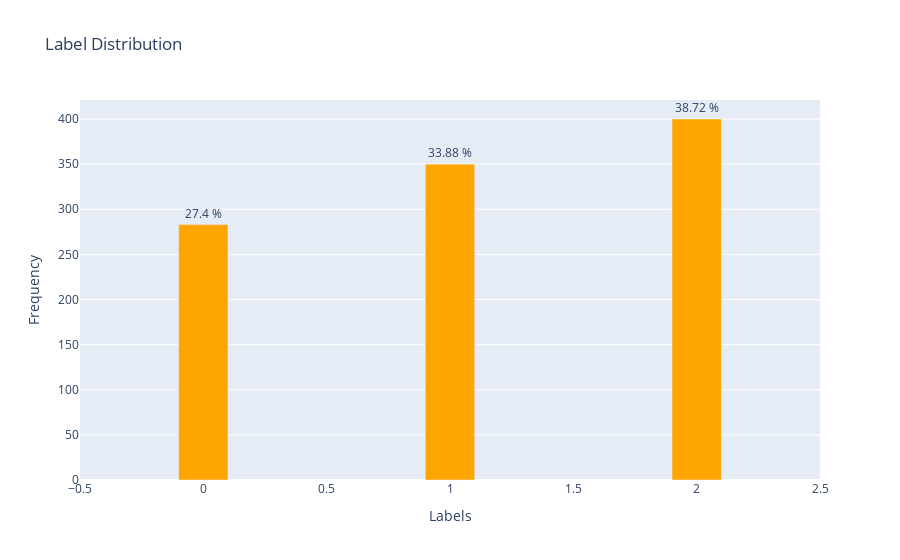

Write notebook code for a chart like this one.
### Code cell
# label_distribution = df['label'].apply(lambda x: len(tokenizer.encode(x).tokens))

label_counts = df['label'].value_counts(normalize=False)  
label_percent = df['label'].value_counts(normalize=True) * 100

data = pd.DataFrame({
    "label": label_counts.index,
    "count": label_counts.values,
    "percentage": label_percent.values.round(2)
})

fig = px.bar(
    data,
    x="label",
    y="count",
    text="percentage",  
    title="Label Distribution",
    labels={"label": "Label", "count": "Number of Examples"},
    color_discrete_sequence=["orange"]
)

fig.update_traces(
    texttemplate='%{text} %',  
    textposition='outside',   
    width=0.2                 
)

fig.update_layout(
    uniformtext_minsize=10,
    uniformtext_mode='hide',
    yaxis_title="Frequency",
    xaxis_title="Labels",
)

fig.show()

### Figure 1 — Plotly figure (JSON) as saved in the notebook; plotly's stock layout.template omitted (floating-point values rounded to 4 significant figures)
{"data": [{"hovertemplate": "Label=%{x}<br>Number of Examples=%{y}<br>percentage=%{text}<extra></extra>", "legendgroup": "", "marker": {"color": "orange", "pattern": {"shape": ""}}, "name": "", "orientation": "v", "showlegend": false, "text": [38.72, 33.88, 27.4], "textposition": "outside", "texttemplate": "%{text} %", "type": "bar", "width": 0.2, "x": [2, 1, 0], "xaxis": "x", "y": [400, 350, 283], "yaxis": "y"}], "layout": {"barmode": "relative", "legend": {"tracegroupgap": 0}, "title": {"text": "Label Distribution"}, "uniformtext": {"minsize": 10, "mode": "hide"}, "xaxis": {"anchor": "y", "domain": [0, 1], "title": {"text": "Labels"}}, "yaxis": {"anchor": "x", "domain": [0, 1], "title": {"text": "Frequency"}}}}
